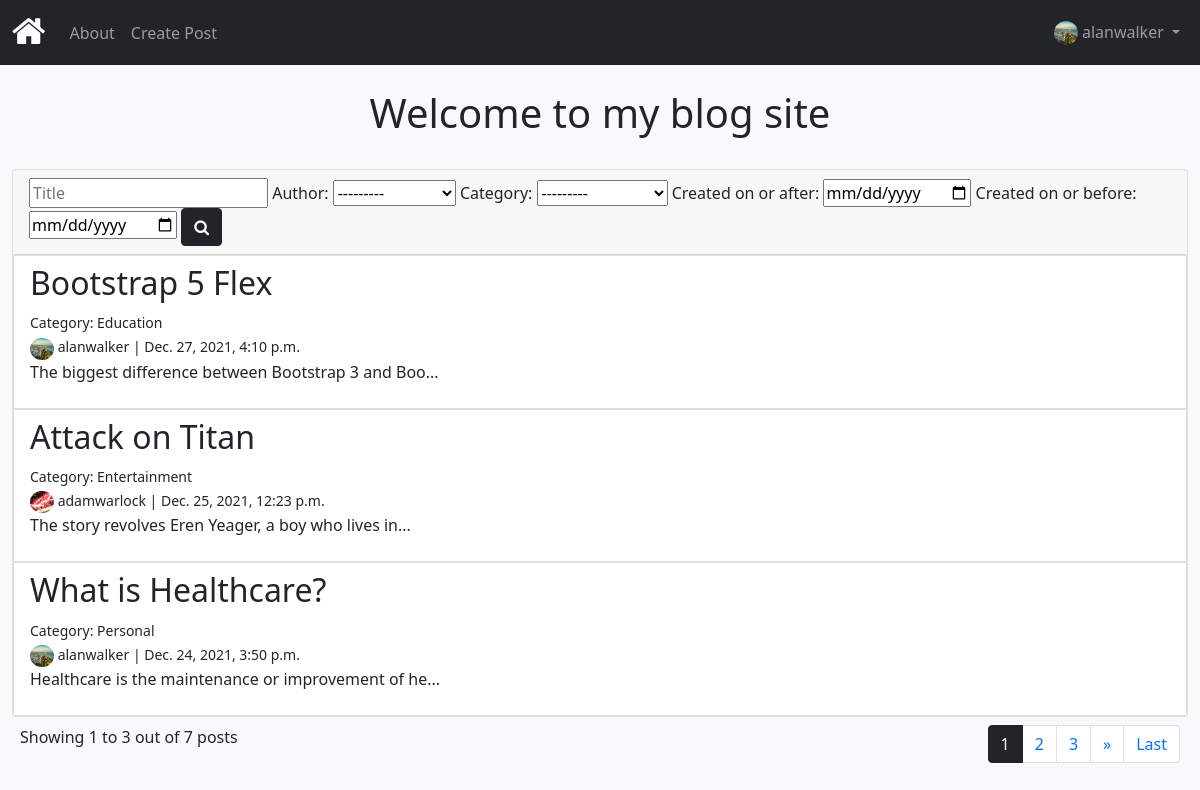
The page / (signed in) on the database its author committed.
### accounts/models.py (models this page shows)
class Author(models.Model):
    user= models.OneToOneField(User,default=None,on_delete=models.CASCADE)
    birth_date = models.DateField('Date of birth')
    bio = models.TextField(max_length=500, blank=True,null=True)
    photo=models.ImageField(default='default.png', blank=True)
    def __str__(self):
        return f'{self.user.username}'
    class Meta:
        ordering=['user']

### articles/models.py (models this page shows, shortened)
class Article(models.Model):
    type=[('Personal','Personal'),
    ('Fashion','Fashion'),
    ('Food','Food'),
    ('Travel','Travel'),
    ('Music','Music'),
    (' Lifestyle',' Lifestyle'),
    ('Fitness','Fitness'),
    ('Sports','Sports'),
    ('News','News'),
    ('Entertainment','Entertainment'),
    ('Healthcare','Healthcare'),
    ('Education','Education'),
    ]
    title = models.CharField(max_length=255,unique=True)
    body = models.TextField()
    create_date = models.DateTimeField('Created on', auto_now_add=True)
    update_date = models.DateTimeField(auto_now=True)
    slug = models.SlugField()
    category = models.CharField(max_length=255,choices=type)
    author = models.ForeignKey(Author, default=None,on_delete=models.CASCADE)
    def snippet(self):
        return self.body[:50] + '...'
    class Meta:
        ordering=['-create_date','title']

### articles/views.py (the view, shortened to what this page needs)
# urls.py: path('', ArticleListView.as_view(),name='home'),
class ArticleListView(generic.ListView):
    model=Article
    template_name='article_list.html'
    paginate_by=3
    def get_context_data(self, **kwargs):
        context=super().get_context_data(**kwargs)
        article_filter=ArticleFilter()
        context['article_filter']=article_filter
        return context
    def get_queryset(self):
        article_filter=ArticleFilter(self.request.GET,queryset=super().get_queryset())
        return article_filter.qs

### articles/templates/article_list.html (shortened to what this page needs)
{% extends './base.html'%}
{% block content %}
<div class="mt-0 p-4">
  <h1 class="text-center">Welcome to my blog site</h1>
</div>
<div class="card">
  <div class="card-header">
    <form method="get">
      {{article_filter.form.title}}
      {{ article_filter.form.author.label_tag }}
      {{article_filter.form.author}}
      {{ article_filter.form.category.label_tag }}
      {{article_filter.form.category}}
      {{ article_filter.form.start_date.label_tag }}
      {{ article_filter.form.start_date }}
      {{ article_filter.form.end_date.label_tag }}
      {{ article_filter.form.end_date }}
      <button type="submit" class="btn btn-dark float-right"><i class="fa fa-search"></i></button>
    </form>
  </div>
{% if article_list%}
    <ul class="list-group list-group-flush">
    {% for article in article_list%}
       <a href="{% url 'articles:post' article.slug %}" style="text-decoration: none ;">
        <li class="list-group-item">
         <h2>{{article.title}}</h2>
         <div><small>Category: {{article.category}}</small></div>
         <div><small><img src="{{article.author.photo.url}}" width="24" height="22" class="rounded-circle" alt="Author image">
          {{article.author}} | {{article.create_date}}</small></div>
         <p>{{article.snippet}}</p>
     </li>
    </a>
    {% endfor %}
  </ul>
  </div>
    {% if is_paginated %}
    <div class="flex-row d-flex justify-content-between mt-2 mx-2">
            <p class="col-md-auto">Showing {{page_obj.start_index}} to {{page_obj.end_index}} out of {{page_obj.paginator.count}} posts</p>
            <div class="col-md-auto">
                <nav aria-label="Page navigation">
                    <ul class="pagination">
                      {% for n in page_obj.paginator.page_range %}
                        {% if page_obj.number == n %}
                          <li class="page-item active" >
                            <span class="page-link bg-dark  border-dark">{{ n }}<span class="sr-only">(current)</span></span>
                          </li>
                        {% elif n > page_obj.number|add:'-1' and n < page_obj.number|add:'5' %}
                          <li class="page-item"><a class="page-link " href="?page={{ n }}{% if querystring %}&amp;{{ querystring }}{% endif %}">{{ n }}</a></li>
                        {% endif %}
                      {% endfor %}
                      {% if page_obj.has_next %}
                        <li class="page-item">
                          <a class="page-link " href="?page={{ page_obj.next_page_number }}{% if querystring %}&amp;{{ querystring }}{% endif %}" aria-label="Next">
                            &raquo;
                          </a>
                        </li>
                        <li class="page-item">
                          <a class="page-link " href="?page={{ page_obj.paginator.num_pages }}{% if querystring %}&amp;{{ querystring }}{% endif %}" aria-label="Next">
                            Last
                          </a>
                        </li>
                        {% endif %}
                      </ul>
                      </nav>
                  </div>
        {% endif %}
{% else %}
<p class="card-body">No article posts found</p>
{% endif %}
{% endblock %}

### templates/base.html (shortened to what this page needs)
{% load static %}
<!DOCTYPE html>
<html>
    <head>
        <link href="https://cdn.jsdelivr.net/npm/bootstrap@5.1.3/dist/css/bootstrap.min.css" rel="stylesheet">
        <link rel="stylesheet" href="https://cdnjs.cloudflare.com/ajax/libs/font-awesome/4.7.0/css/font-awesome.min.css">
    </head>
    <body class="bg-light text-dark">
<nav class="navbar sticky-top navbar-expand-sm bg-dark navbar-dark">
  <div class="container-fluid">
    <a class="navbar-brand" href="{% url 'articles:home' %}"><i class="fa fa-home" style="font-size:36px;color:white"></i></a>
    <div class="collapse navbar-collapse" id="collapsibleNavbar">
      <ul class="navbar-nav">
        <li class="nav-item">
          <a class="nav-link" href="{% url 'articles:about' %}">About</a>
        </li>
        {% if user.is_authenticated and user.author %}
        <li class="nav-item">
          <a class="nav-link" href="{% url 'articles:create' %}">Create Post</a>
        </li>
        {% endif %}
      </ul>
    </div>
    <ul class="navbar-nav justify-content-end">
      {% if user.is_authenticated and user.author %}
      <li class="nav-item dropdown">
        <a class="nav-link dropdown-toggle" id="navbarDropdownMenuLink" role="button" data-bs-toggle="dropdown" aria-expanded="false">
          <span><img src="{{user.author.photo.url}}" class="rounded-circle justify-content-end d-inline-block" width="24" height="24" alt="Author"></span>
          {{user.username}}
        </a>
      </li>
      {% endif %}
    </ul>
  </div>
</nav>
        <div class="container-fluid">
        {% block content %}
        {% endblock %}
        </div>
    </body>
</html>

### rows shown on the page
Article: title "Bootstrap 5 Flex", category "Education", author.photo (picture), author "alanwalker", create_date "Dec. 27, 2021, 4:10 p.m.", snippet "The biggest difference between Bootstrap 3 and Boo..."
Article: title "Attack on Titan", category "Entertainment", author.photo (picture), author "adamwarlock", create_date "Dec. 25, 2021, 12:23 p.m.", snippet "The story revolves Eren Yeager, a boy who lives in..."
Article: title "What is Healthcare?", category "Personal", author.photo (picture), author "alanwalker", create_date "Dec. 24, 2021, 3:50 p.m.", snippet "Healthcare is the maintenance or improvement of he..."

### other values the page prints
{{ user.username }} "alanwalker"
{{ article_filter.form.author.label_tag }} "Author:"
{{ article_filter.form.category.label_tag }} "Category:"
{{ article_filter.form.start_date.label_tag }} "Created on or after:"
{{ article_filter.form.end_date.label_tag }} "Created on or before:"
{{ page_obj.start_index }} "1"
{{ page_obj.end_index }} "3"
{{ page_obj.paginator.count }} "7"
{{ n }} "1"
{{ n }} "2" "3"
